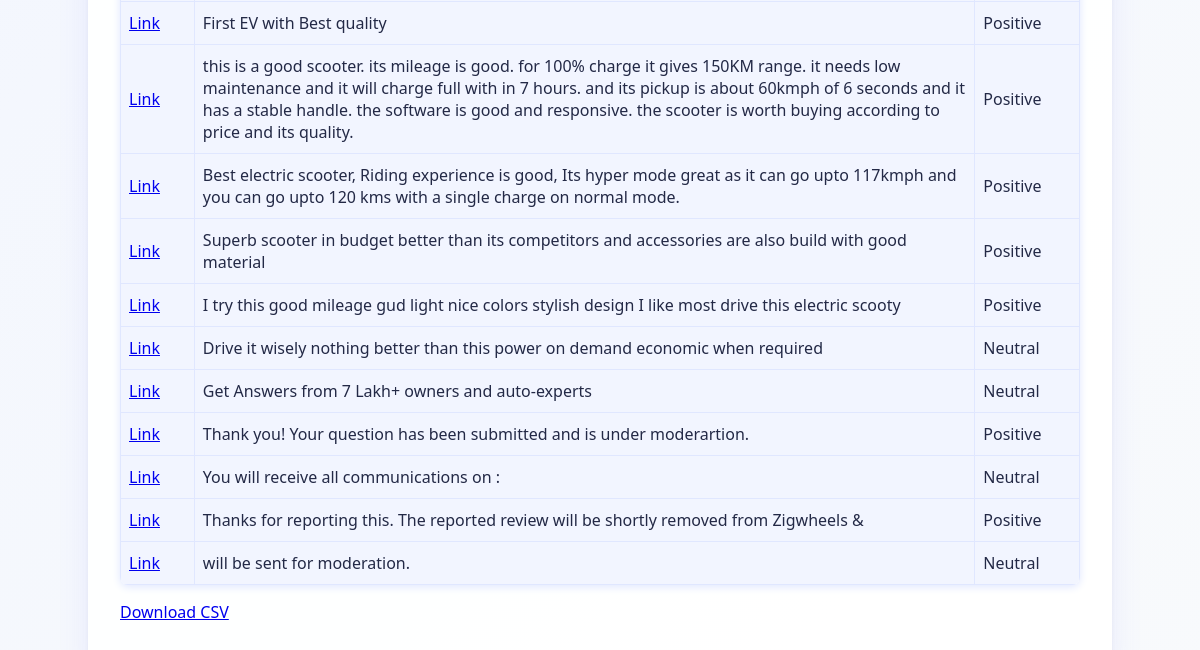
Before: /user/comments (signed in, lower part) with the older database file.
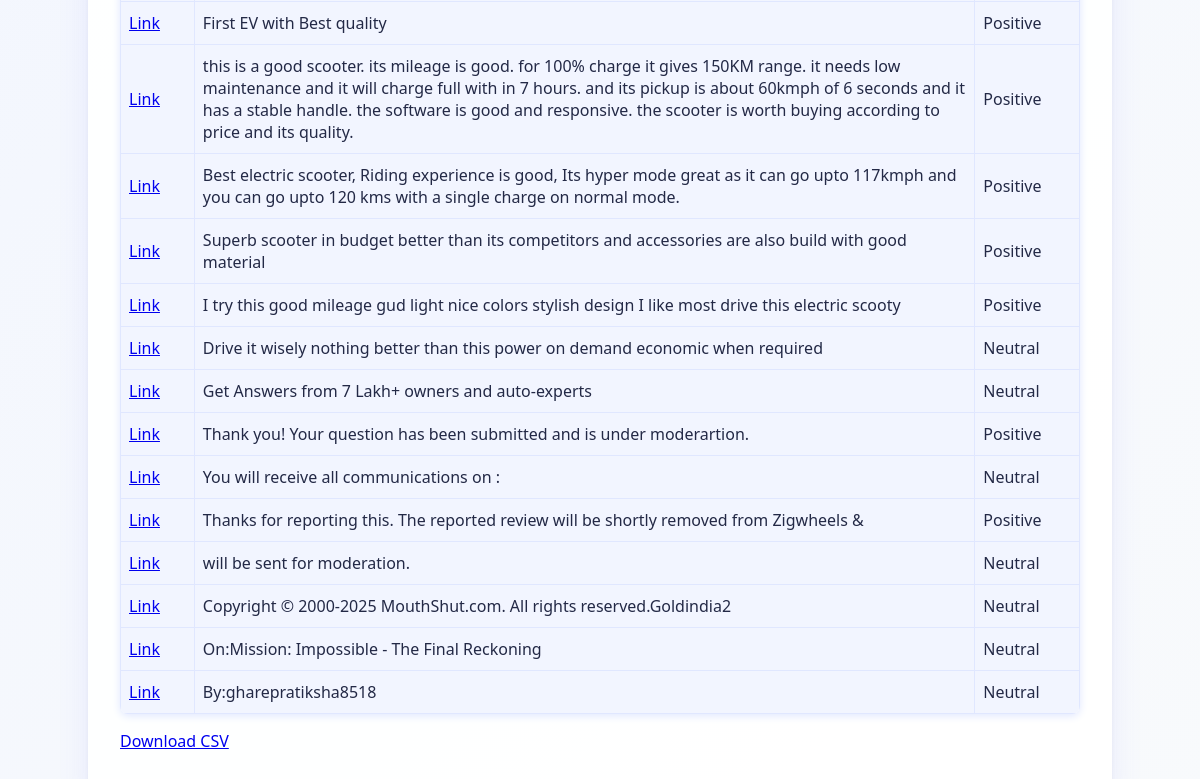
After: the same page with the newer database file.
### codespaces_flask_main/app/models.py (models this page shows)
class Comment(db.Model):
    id = db.Column(db.Integer, primary_key=True)
    source = db.Column(db.String(300))
    text = db.Column(db.Text, nullable=False)
    sentiment = db.Column(db.String(10))  # 'positive', 'neutral', 'negative'

### codespaces_flask_main/app/routes/user.py (the view)
@user_bp.route('/comments')
def comments():
    if not current_user.is_authenticated:
        return render_template('not_logged_in.html', title="Not Logged In"), 200
    comments = Comment.query.all()
    return render_template('comments.html', comments=comments)

### codespaces_flask_main/app/templates/comments.html (shortened to what this page needs)
{% extends "base.html" %}
{% block content %}
<table>
  <tbody>
    {% for c in comments %}
    <tr>
      <td><a href="{{ c.source }}" target="_blank">Link</a></td>
      <td>{{ c.text }}</td>
      <td>{{ c.sentiment|capitalize }}</td>
    </tr>
    {% else %}
    <tr><td colspan="3">No comments found.</td></tr>
    {% endfor %}
  </tbody>
</table>
<p><a href="{{ url_for('user.download') }}">Download CSV</a></p>
{% endblock %}

Changed rows visible on the page:
added Comment: text "Copyright © 2000-2025 MouthShut.com. All rights reserved.Goldindia2", sentiment "Neutral"
added Comment: text "On:Mission: Impossible - The Final Reckoning", sentiment "Neutral"
added Comment: text "By:gharepratiksha8518", sentiment "Neutral"
